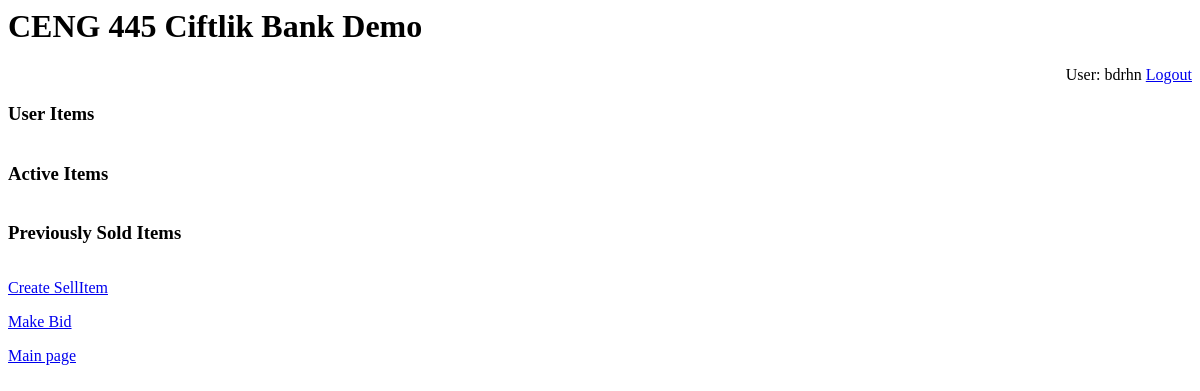
The page /ciftlikbank/ (signed in) on the database as committed earlier.
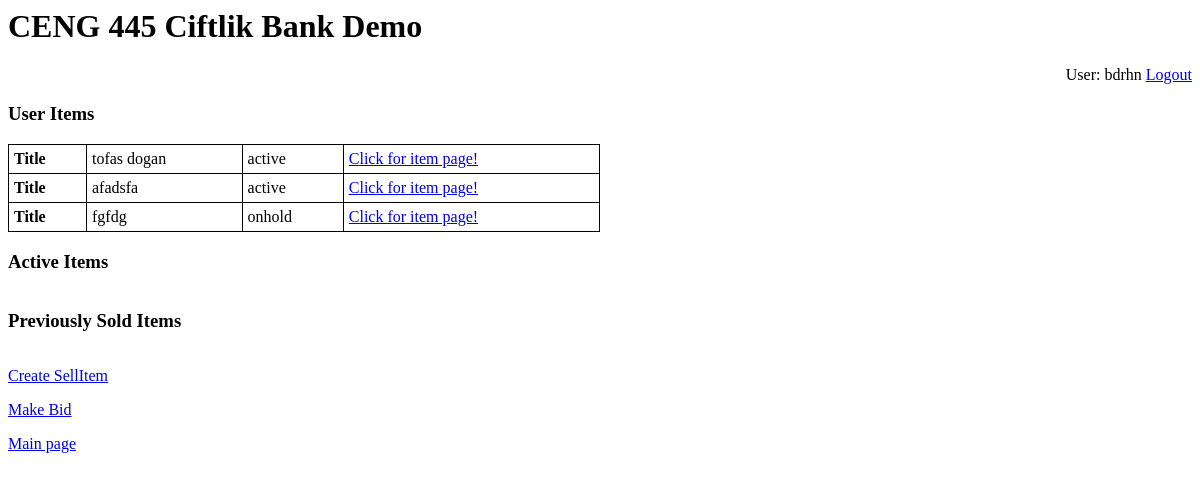
The same page on the database as committed later.
### ciftlikbank/models.py (models this page shows)
class SellItem(models.Model):
    owner = models.ForeignKey(User, related_name='owner',on_delete=models.CASCADE)
    title = models.CharField(max_length=30)
    itemtype = models.CharField(max_length=30)
    description = models.CharField(max_length=30)
    auction_type = models.CharField(max_length=30)
    image = models.ImageField(upload_to='media', null=True, blank=True)
    state = models.CharField(max_length=6,choices=STATES, default='onhold')
    auction_started = models.BooleanField(default=False)
    current_bidder = models.ForeignKey(Person, null=True, related_name='current_bidder', on_delete=models.DO_NOTHING)
    auction_started_at = models.DateTimeField(null=True)
    created_at = models.DateTimeField(auto_now_add=True)
    updated_at = models.DateTimeField(auto_now=True)

### ciftlikbank/views.py (the view)
# urls.py: path('', views.index, name='index'),
@login_required
def index(request):
	owner = User.objects.get(id = request.user.id)
	user_items = SellItem.objects.filter(owner=owner)
	active_items = SellItem.objects.filter(state='active').exclude(owner=owner)
	sold_items = SellItem.objects.filter(state='sold')
	return render(request,'index.html',
		{
			"user_items": user_items,
			"active_items": active_items,
			"sold_items": sold_items
		}
	)

### ciftlikbank/templates/index.html (shortened to what this page needs)
{% extends 'base.html' %}
{% block "body" %}
  <h3>User Items</h3>
  <table style="width:50%">
      {% for item in user_items %}
        <tr>
          <th>Title</th>
          <td>{{item.title}}</td>
          <td>{{item.state}}</td>
          <td>
            <a href="view/{{item.id}}"> Click for item page! </a>
          </td>
        </tr>
      {% endfor %}
  </table>
  <h3>Active Items</h3>
  <h3>Previously Sold Items</h3>
  <p><a href="{% url 'sell_item_create' %}">Create SellItem</a></p>
  <p><a href="{% url 'make_bid' %}">Make Bid</a></p>
{% endblock %}

### ciftlikbank/templates/base.html (shortened to what this page needs)
<html>
    <body>
        <h1> CENG 445 Ciftlik Bank Demo </h1>
		<div align="right">
		{% if request.user.is_authenticated %}
			User: {{ request.user }}
			<a href="/accounts/logout?next=/ciftlikbank">Logout</a>
		{% endif %}
		</div>
		<div>
			{% block "body" %}
			{% endblock %}
		</div>
	<a href="/ciftlikbank">Main page</a>
		</body>
</html>

### ciftlikbank/templates/base.html (style rules this page uses)
table, th, td { border: 1px solid black; border-collapse: collapse; }
th, td { padding: 5px; text-align: left; }

Rows that differ between the two databases and show on the page:
added SellItem: title "tofas dogan", state "active"
added SellItem: title "afadsfa", state "active"
added SellItem: title "fgfdg", state "onhold"
